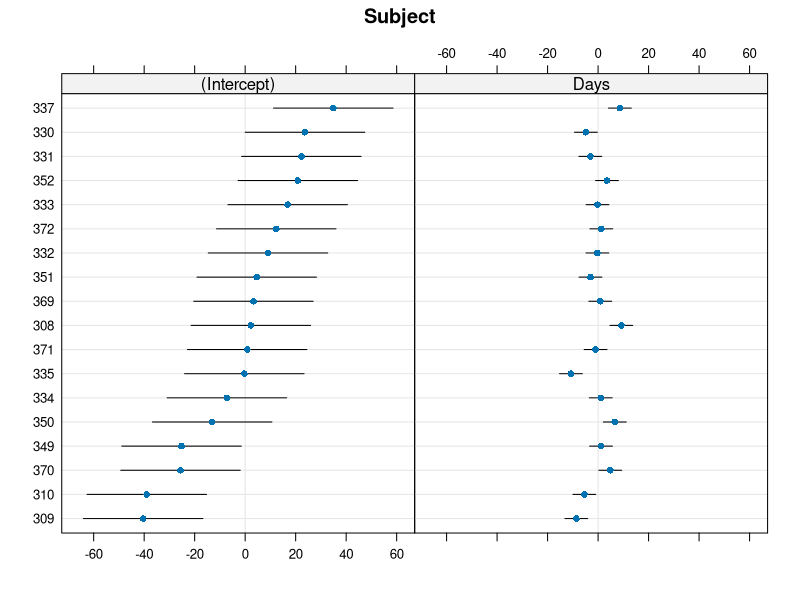
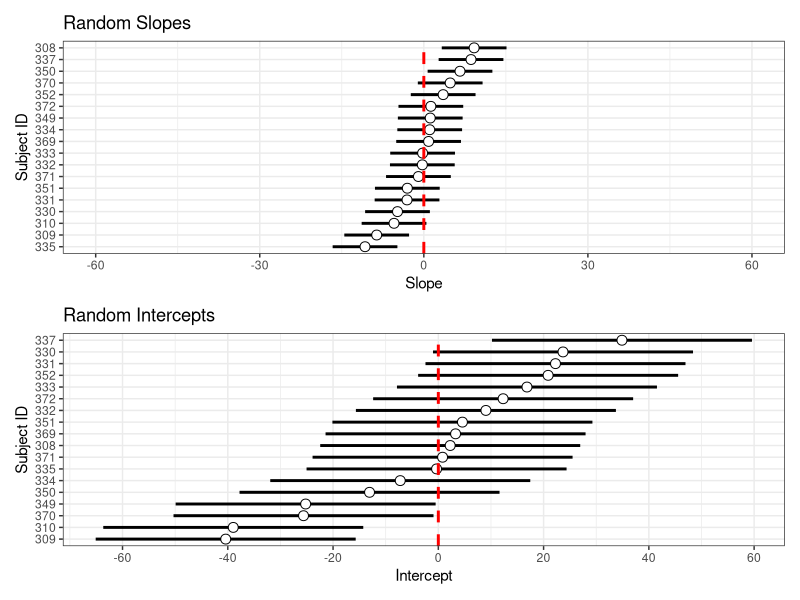
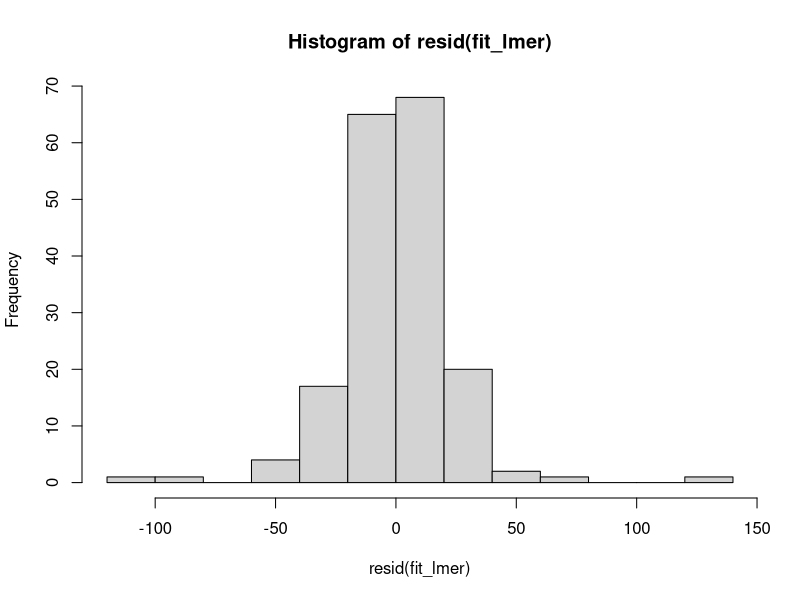
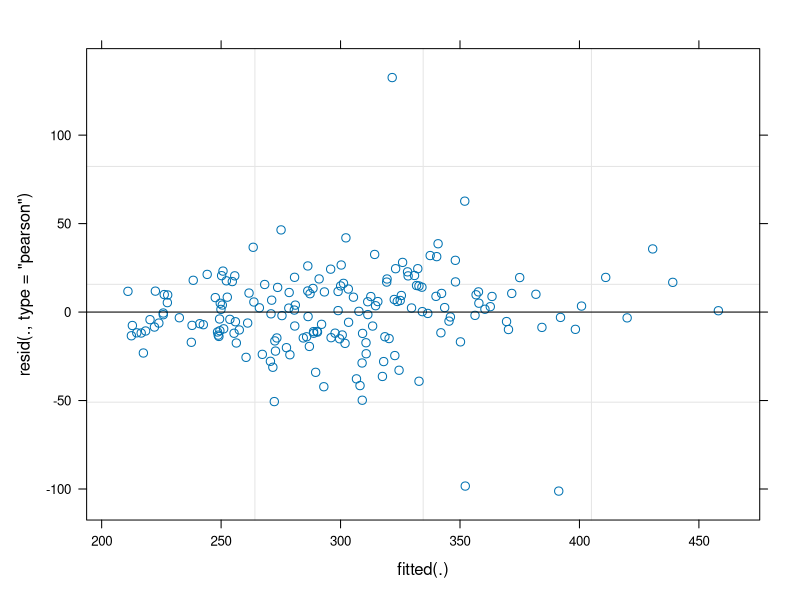
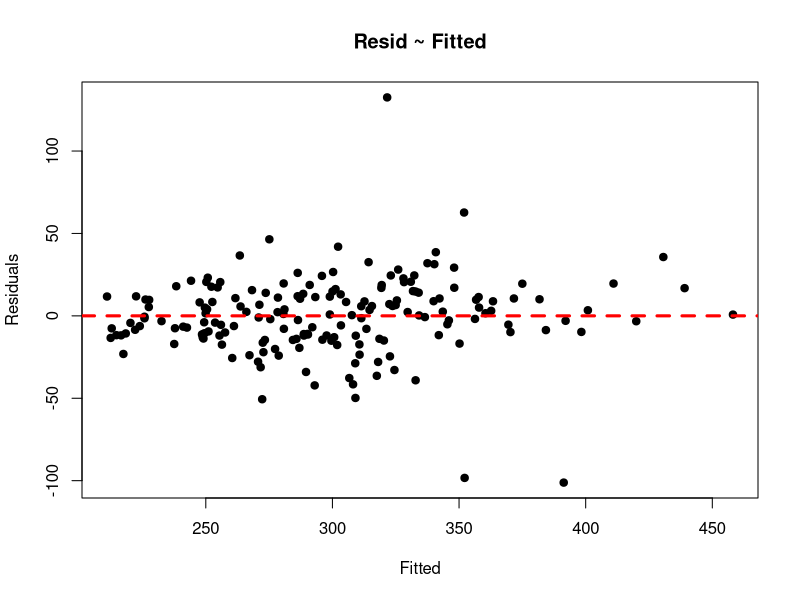
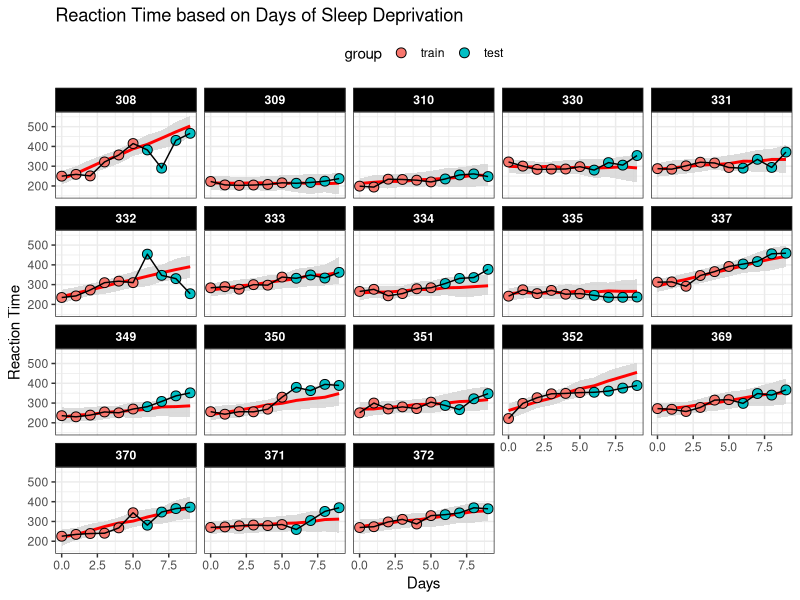

These charts were generated, in order, by the following R code:
##### Plotting Mixed Models #####

## Load packages
library(tidyverse)
library(lme4)
library(lattice)
library(patchwork)

theme_set(theme_bw())

## load data
dat <- sleepstudy

dat %>%
  head()

## Fit mixed model
fit_lmer <- lmer(Reaction ~ Days + (1 + Days|Subject), data = dat)
summary(fit_lmer)

# look at the random effects
random_effects <- ranef(fit_lmer) %>%
  pluck(1) %>%
  rownames_to_column() %>%
  rename(Subject = rowname, Intercept = "(Intercept)") 

random_effects %>%
  knitr::kable()

## plot random effects
dotplot(ranef(fit_lmer))

## Make one in ggplot2
subject_intercept_sd <- 24.7
subject_days_sd <- 5.92

int_plt <- random_effects %>%
  mutate(Subject = as.factor(Subject)) %>%
  ggplot(aes(x = Intercept, y = reorder(Subject, Intercept))) +
  geom_errorbar(aes(xmin = Intercept - subject_intercept_sd,
                    xmax = Intercept + subject_intercept_sd),
                width = 0,
                size = 1) +
  geom_point(size = 3,
             shape = 21,
             color = "black",
             fill = "white") +
  geom_vline(xintercept = 0, 
             color = "red",
             size = 1,
             linetype = "dashed") +
  scale_x_continuous(breaks = seq(-60, 60, 20)) +
  labs(x = "Intercept",
       y = "Subject ID",
       title = "Random Intercepts")

slope_plt <- random_effects %>%
  mutate(Subject = as.factor(Subject)) %>%
  ggplot(aes(x = Days, y = reorder(Subject, Days))) +
  geom_errorbar(aes(xmin = Days - subject_days_sd,
                    xmax = Days + subject_days_sd),
                width = 0,
                size = 1) +
  geom_point(size = 3,
             shape = 21,
             color = "black",
             fill = "white") +
  geom_vline(xintercept = 0, 
             color = "red",
             size = 1,
             linetype = "dashed") +
  xlim(-60, 60) +
  labs(x = "Slope",
       y = "Subject ID",
       title = "Random Slopes")

slope_plt / int_plt

## Plot Residual
hist(resid(fit_lmer))
plot(fit_lmer)

## Plotting our own residual ~ fitted
lmer_fitted <- predict(fit_lmer, newdata = dat, re.form = ~(1 + Days|Subject))
lmer_resid <- dat$Reaction - lmer_fitted

plot(x = lmer_fitted,
     y = lmer_resid,
     pch = 19,
     main = "Resid ~ Fitted",
     xlab = "Fitted",
     ylab = "Residuals")
abline(h = 0,
       col = "red",
       lwd = 3,
       lty = 2)


### Plotting the time series on new data
# training set
dat_train <- dat %>%
  group_by(Subject) %>%
  slice(head(row_number(), 6)) %>%
  ungroup()

# testing set
dat_test <- dat %>%
  group_by(Subject) %>%
  slice(tail(row_number(), 4)) %>%
  ungroup()

## Fit mixed model
fit_lmer2 <- lmer(Reaction ~ Days + (1 + Days|Subject), data = dat_train)
summary(fit_lmer2)

# Predict on training set
train_preds  <- merTools::predictInterval(fit_lmer2,
                                              newdata = dat_train,
                                              n.sims = 100,
                                              returnSims = TRUE,
                                              seed = 657,
                                              level = 0.9) %>%
  as.data.frame()

dat_train <- dat_train %>% bind_cols(train_preds)

dat_train$group <- "train"

# Predict on test set with 90% prediction intervals
test_preds  <- merTools::predictInterval(fit_lmer2,
                               newdata = dat_test,
                               n.sims = 100,
                               returnSims = TRUE,
                               seed = 657,
                               level = 0.9) %>%
  as.data.frame()

dat_test <- dat_test %>% bind_cols(test_preds)

dat_test$group <- "test"

## Combine the data together
combined_dat <- bind_rows(dat_train,
          dat_test) %>%
  arrange(Subject, Days)

## Plot the time series of predictions and observed data
combined_dat %>%
  mutate(group = factor(group, levels = c("train", "test"))) %>%
  ggplot(aes(x = Days, y = Reaction)) +
  geom_ribbon(aes(ymin = lwr,
                  ymax = upr),
              fill = "light grey",
              alpha = 0.8) +
  geom_line(aes(y = fit),
            col = "red",
            size = 1) +
  geom_point(aes(fill = group),
             size = 3,
             shape = 21) +
  geom_line() +
  facet_wrap(~Subject) +
  theme(strip.background = element_rect(fill = "black"),
        strip.text = element_text(face = "bold", color = "white"),
        legend.position = "top") +
  labs(x = "Days",
       y = "Reaction Time",
       title = "Reaction Time based on Days of Sleep Deprivation")
